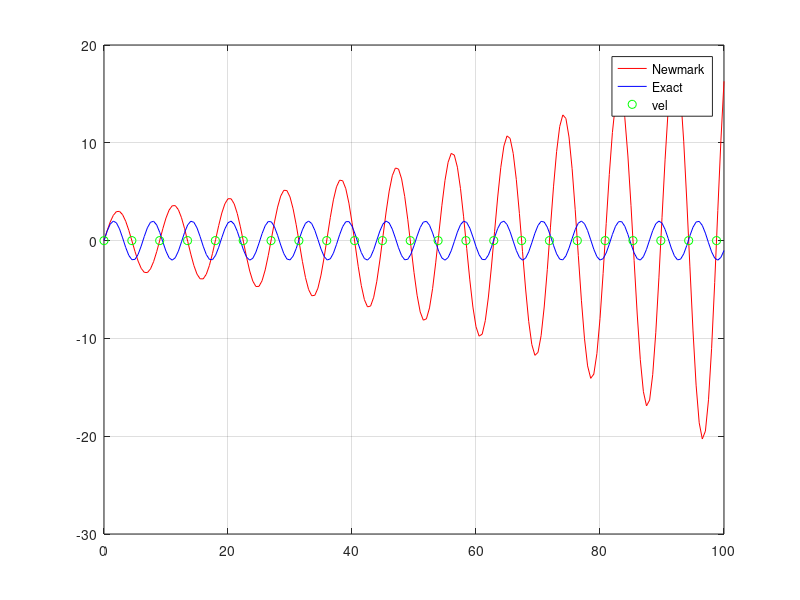

Recreate this plot in MATLAB.
clc
clear all 
%Newmark Method

%Initial Conditions
 

u0=0;
v0=2;
a0=0;

%Parameter
gamma=0.5;
beta=1/12;

w=1;
T=1/w;

%time
tf=100*T;
delta_t=[0.05,0.1,0.2,0.5];

deltaT=[];

u_n1(1)=u0;
v_n1(1)=v0;
a_n1(1)=a0;

u_ex=[];
vt=[];


%Exact Solution
sol_ex=@(t) v0*sin(w*t)/w;







for dti=1:length(delta_t)
    
    u_n1=[];
    v_n1=[];
    a_n1=[];
    vP = [];
    P_ex=[];
    P_ex(1)=0;

    
    un=u0;
    vn=v0;
    an=a0;
    
    it=delta_t(dti);
    n=tf/delta_t(dti);
    vt = linspace(0,tf,n+1);
    
    i=2;
    iP=1;
    iP2=0;
    
    while it<=tf

        u_n1(i)=un + delta_t(dti)*vn+0.5*delta_t(dti)^2*(1-2*beta)*an;
        v_n1(i)=vn+delta_t(dti)*(1-gamma)*an;
        a_n1(i)=-w^2*u_n1(i)/(1+w^2*beta*delta_t(dti)^2);
        
        %Newmark Period
        if sign(u_n1(i))~=sign(un) 
            t1=it-delta_t(dti);
            t2=it;
            vP(iP)=((t2-t1)/(u_n1(i)-un))*(0-un)+t1;
            
            %Exact 
            P_ex(iP)=pi*iP2/w;
            
            iP=iP+1;
            iP2=iP2+1;
            
        end

        un=u_n1(i);
        vn=v_n1(i);
        an=a_n1(i);
        

        it=it+delta_t(dti);
        i=i+1;
        
    end
    
    %Error Periodo en 3 indice
    
    deltaT(dti)=(vP(3)-P_ex(3));
    
%     i=1;
%     j=1;
%     deltatT=[];
%     while i<length(vP)
%         deltaTT(j)=(vP(i)-P_ex(i));        
%         deltatT(j)=delta_t/j;
%         i=i+2;
%         j=j+1;
%     end
    
    
end

%exP=roots(sol_ex);


%Newmark Plot
plot(vt,u_n1, '-r');
hold on
%Exact Solution
plot(vt,sol_ex(vt),'-b');
%Velocity Plot
%plot(vt,v_n1, '-k');

plot(vP,sol_ex(0), 'og');
%plot(P_ex,sol_ex(P_ex), '+k');
grid on
legend('Newmark','Exact','vel')
hold off

%figure(2)
%plot(deltatT,deltaTT);
